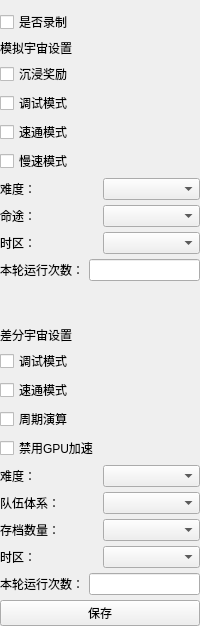
         <widget class="QWidget" name="homeTab">
          <attribute name="title">
           <string>模拟宇宙设置</string>
          </attribute>
          <layout class="QVBoxLayout" name="verticalLayout_2">
           <property name="spacing">
            <number>5</number>
           </property>
           <property name="leftMargin">
            <number>0</number>
           </property>
           <property name="topMargin">
            <number>10</number>
           </property>
           <property name="rightMargin">
            <number>0</number>
           </property>
           <property name="bottomMargin">
            <number>0</number>
           </property>
           <item>
            <layout class="QVBoxLayout" name="verticalLayout_8">
             <item>
              <layout class="QVBoxLayout" name="verticalLayout_14">
               <item>
                <widget class="QCheckBox" name="recording_checkBox">
                 <property name="text">
                  <string>是否录制</string>
                 </property>
                </widget>
               </item>
              </layout>
             </item>
             <item>
              <layout class="QVBoxLayout" name="verticalLayout">
               <item>
                <widget class="QLabel" name="label_6">
                 <property name="text">
                  <string>模拟宇宙设置</string>
                 </property>
                </widget>
               </item>
               <item>
                <widget class="QCheckBox" name="Simul_bonus_checkbox">
                 <property name="text">
                  <string>沉浸奖励</string>
                 </property>
                </widget>
               </item>
               <item>
                <widget class="QCheckBox" name="Simul_debug_checkbox">
                 <property name="text">
                  <string>调试模式</string>
                 </property>
                </widget>
               </item>
               <item>
                <widget class="QCheckBox" name="Simul_speed_checkbox">
                 <property name="text">
                  <string>速通模式</string>
                 </property>
                </widget>
               </item>
               <item>
                <widget class="QCheckBox" name="Simul_slow_checkbox">
                 <property name="text">
                  <string>慢速模式</string>
                 </property>
                </widget>
               </item>
              </layout>
             </item>
             <item>
              <layout class="QHBoxLayout" name="horizontalLayout">
               <item>
                <widget class="QLabel" name="label">
                 <property name="text">
                  <string>难度：</string>
                 </property>
                </widget>
               </item>
               <item>
                <widget class="QComboBox" name="Simul_difficulty_combo"/>
               </item>
              </layout>
             </item>
             <item>
              <layout class="QHBoxLayout" name="horizontalLayout_14">
               <item>
                <widget class="QLabel" name="label_3">
                 <property name="text">
                  <string>命途：</string>
                 </property>
                </widget>
               </item>
               <item>
                <widget class="QComboBox" name="Simul_fate_combo"/>
               </item>
              </layout>
             </item>
             <item>
              <layout class="QHBoxLayout" name="horizontalLayout_4">
               <item>
                <widget class="QLabel" name="label_4">
                 <property name="text">
                  <string>时区：</string>
                 </property>
                </widget>
               </item>
               <item>
                <widget class="QComboBox" name="Simul_timezone_combo"/>
               </item>
              </layout>
             </item>
             <item>
              <layout class="QHBoxLayout" name="horizontalLayout_13">
               <item>
                <widget class="QLabel" name="label_5">
                 <property name="text">
                  <string>本轮运行次数：</string>
                 </property>
                </widget>
               </item>
               <item>
                <widget class="QLineEdit" name="Simul_max_run_input"/>
               </item>
              </layout>
             </item>
             <item>
              <spacer name="verticalSpacer_3">
               <property name="orientation">
                <enum>Qt::Vertical</enum>
               </property>
               <property name="sizeHint" stdset="0">
                <size>
                 <width>20</width>
                 <height>40</height>
                </size>
               </property>
              </spacer>
             </item>
             <item>
              <layout class="QVBoxLayout" name="verticalLayout_12">
               <item>
                <widget class="QLabel" name="label_7">
                 <property name="text">
                  <string>差分宇宙设置</string>
                 </property>
                </widget>
               </item>
               <item>
                <widget class="QCheckBox" name="Diver_debug_checkbox">
                 <property name="text">
                  <string>调试模式</string>
                 </property>
                </widget>
               </item>
               <item>
                <widget class="QCheckBox" name="Diver_speed_checkbox">
                 <property name="text">
                  <string>速通模式</string>
                 </property>
                </widget>
               </item>
               <item>
                <widget class="QCheckBox" name="Diver_weekly_checkbox">
                 <property name="text">
                  <string>周期演算</string>
                 </property>
                </widget>
               </item>
               <item>
                <widget class="QCheckBox" name="Diver_cpu_checkbox">
                 <property name="text">
                  <string>禁用GPU加速</string>
                 </property>
                </widget>
               </item>
              </layout>
             </item>
             <item>
              <layout class="QHBoxLayout" name="horizontalLayout_18">
               <item>
                <widget class="QLabel" name="label_10">
                 <property name="text">
                  <string>难度：</string>
                 </property>
                </widget>
               </item>
               <item>
                <widget class="QComboBox" name="Diver_difficulty_combo"/>
               </item>
              </layout>
             </item>
             <item>
              <layout class="QHBoxLayout" name="horizontalLayout_21">
               <item>
                <widget class="QLabel" name="label_11">
                 <property name="text">
                  <string>队伍体系：</string>
                 </property>
                </widget>
               </item>
               <item>
                <widget class="QComboBox" name="Diver_team_combo"/>
               </item>
              </layout>
             </item>
             <item>
              <layout class="QHBoxLayout" name="horizontalLayout_19">
               <item>
                <widget class="QLabel" name="label_12">
                 <property name="text">
                  <string>存档数量：</string>
                 </property>
                </widget>
               </item>
               <item>
                <widget class="QComboBox" name="Diver_save_cnt_combo"/>
               </item>
              </layout>
             </item>
             <item>
              <layout class="QHBoxLayout" name="horizontalLayout_20">
               <item>
                <widget class="QLabel" name="label_17">
                 <property name="text">
                  <string>时区：</string>
                 </property>
                </widget>
               </item>
               <item>
                <widget class="QComboBox" name="Diver_timezone_combo"/>
               </item>
              </layout>
             </item>
             <item>
              <layout class="QHBoxLayout" name="horizontalLayout_17">
               <item>
                <widget class="QLabel" name="label_18">
                 <property name="text">
                  <string>本轮运行次数：</string>
                 </property>
                </widget>
               </item>
               <item>
                <widget class="QLineEdit" name="Diver_max_run_input"/>
               </item>
              </layout>
             </item>
             <item>
              <widget class="QPushButton" name="config_save_btn">
               <property name="text">
                <string>保存</string>
               </property>
              </widget>
             </item>
            </layout>
           </item>
         </layout>
         </widget>
